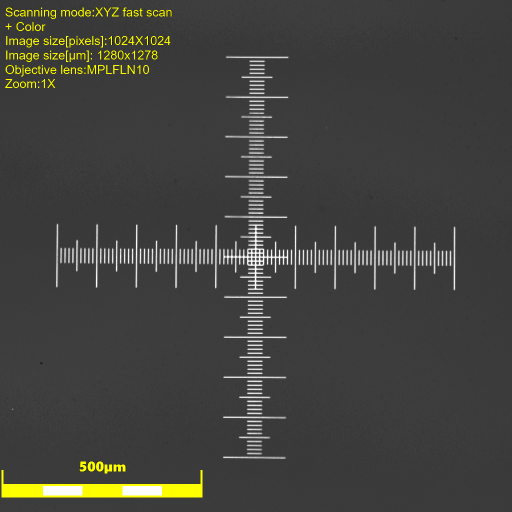
%> input picture Motic1/Motic1.bmp, 1024 x 1024 px (shown at 1/2 size)
$ octave scale_cal_M1.m   (GNU Octave 9; MATLAB toolbox functions it lacks are replaced by stand-ins)
%> lines starting %> are read from the running program, lines starting %| are printed output that depends on the picture
### referencia.m
function [fitresult, gof] = createFit(x, ch)
%CREATEFIT(X,CH)
%  Create a fit.
%
%  Data for 'untitled fit 1' fit:
%      X Input : x
%      Y Output: ch
%  Output:
%      fitresult : a fit object representing the fit.
%      gof : structure with goodness-of fit info.
%
%  See also FIT, CFIT, SFIT.

%  Auto-generated by MATLAB on 13-Feb-2020 10:27:39


%% Fit: 'untitled fit 1'.
[xData, yData] = prepareCurveData( x, ch );

% Set up fittype and options.
ft = fittype( 'gauss4' );
opts = fitoptions( ft );
opts.Display = 'Off';
opts.Lower = [-Inf -Inf 0 -Inf -Inf 0 -Inf -Inf 0 -Inf -Inf 0];
opts.StartPoint = [226 403 21.0217331236719 226 5 22.6408757044208 60.9999999997098 293 214.835317902809 40.6208779502448 58 19.6302308807762];
opts.Upper = [Inf Inf Inf Inf Inf Inf Inf Inf Inf Inf Inf Inf];

% Fit model to data.
[fitresult, gof] = fit( xData, yData, ft, opts );

### Motic1/scale_cal_M1.m
%Read the image and transform gray
frame = imread('Motic1.bmp');
%> frame is the input picture: size 1024x1024x3 uint8; mean R, G, B 66.4, 66.4, 62.2
I = (.2989*frame(:,:,1) + .5870*frame(:,:,2) + .1140*frame(:,:,3));
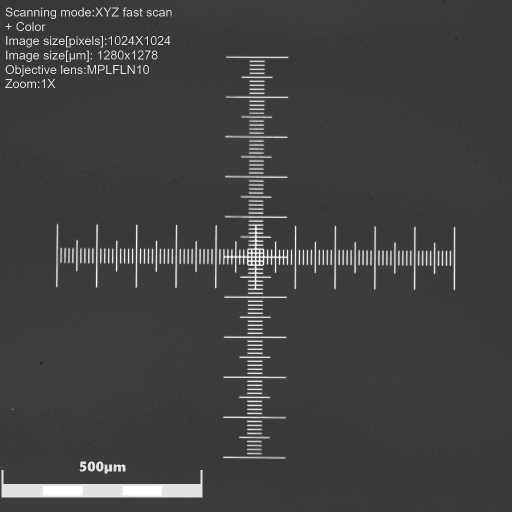
%> I: size 1024x1024 uint8 (shown at 1/2 size); min 0, max 255, mean 65.9

%Rotate image for aligment
J = imrotate(I,0.4,'bilinear');
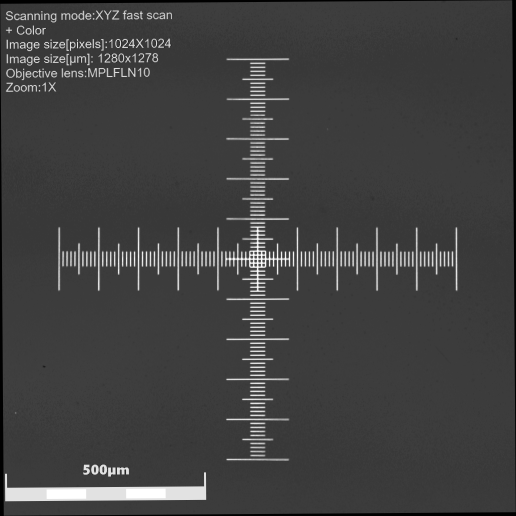
%> J: size 1032x1032 uint8 (shown at 1/2 size); min 0, max 255, mean 64.9
%Save image
% Folder = 'C:\Users\Bergues\Dropbox\Matlab softwares\Ret韈ula 髉tica';
% File   = 'Motic1_gray.bmp';
% imwrite(J, fullfile(Folder, File));

%Obtain the calibration distance from scale
y_ref = 962;%cut position in y
x_ref = 1:420;%long vector for the cut
Ic_ref = imcrop(J, [10 960 419 49]);%[xmin ymin width height]%image cut
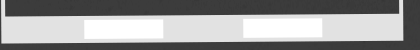
%> Ic_ref: size 50x420 uint8; min 54, max 255, mean 150.7
imshow(Ic_ref)
ch_ref = squeeze(Ic_ref(10,:));%corte horizontal
%> ch_ref = 420 values, max 226 at index 3, min 56 at index 71, mean 62.58
%> the run ends on the next line

%funcion referencia para fiteo de las gaussianas
[fith_ref] = referencia(x_ref, ch_ref);
